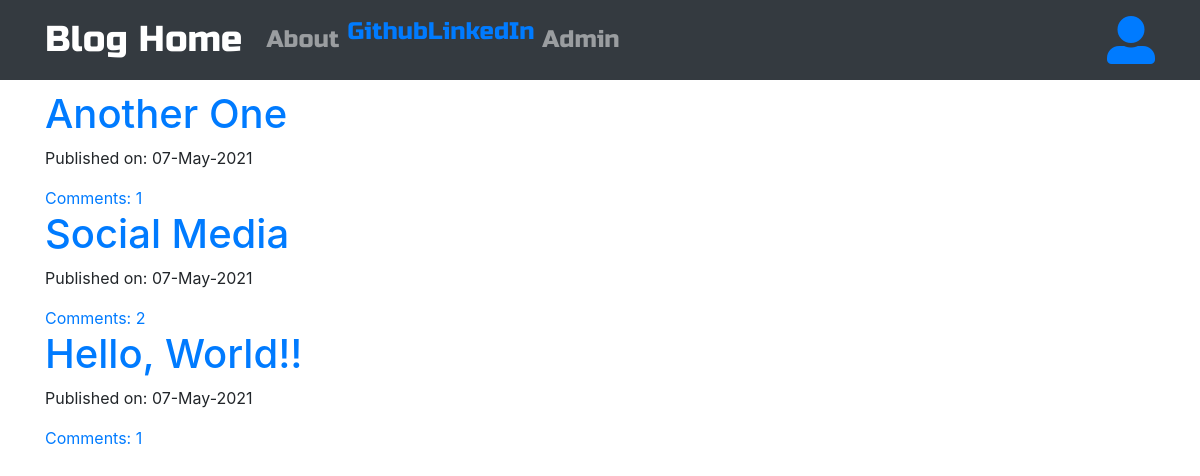
The page / on the database its author committed.
### blog/models.py (models this page shows, shortened)
class Post(models.Model):
    author = models.ForeignKey('auth.User',on_delete=models.CASCADE)
    title = models.CharField(max_length=200)
    text = models.TextField()
    created_date = models.DateTimeField(default=timezone.now)
    published_date = models.DateTimeField(blank=True,null=True)
    def approve_comments(self):
        return self.comments.filter(approved_comment=True)

### blog/views.py (the view)
# urls.py: path('',views.PostListView.as_view(),name='post_list'),
class PostListView(ListView):
    model = Post
    def get_queryset(self):
        return Post.objects.filter(published_date__lte=timezone.now()).order_by('-published_date')

### blog/templates/blog/post_list.html
{% extends 'blog/base.html' %}
{% block content %}
<div class="centerstage">
  {% if post_list %}
    {% for post in post_list %}
    <div class="post">
      <h1><a href="{% url 'post_detail' pk=post.pk %}">{{ post.title }}</a></h1>
      <div class="date">
        <p>Published on: {{post.published_date|date:"d-M-Y"}}</p>
      </div>
      <a href="{% url 'post_detail' pk=post.pk %}">Comments: {{ post.approve_comments.count }}</a>
    </div>
    {% endfor %}
  {% else %}
    <h1>No Posts Yet!!</h1>
  {% endif %}
</div>
{% endblock %}

### blog/static/css/blog.css (style rules this page uses)
.centerstage { margin-left: auto; margin-right: auto; }

### rows shown on the page
Post: title "Another One", published_date "07-May-2021", approve_comments.count "1"
Post: title "Social Media", published_date "07-May-2021", approve_comments.count "2"
Post: title "Hello, World!!", published_date "07-May-2021", approve_comments.count "1"
